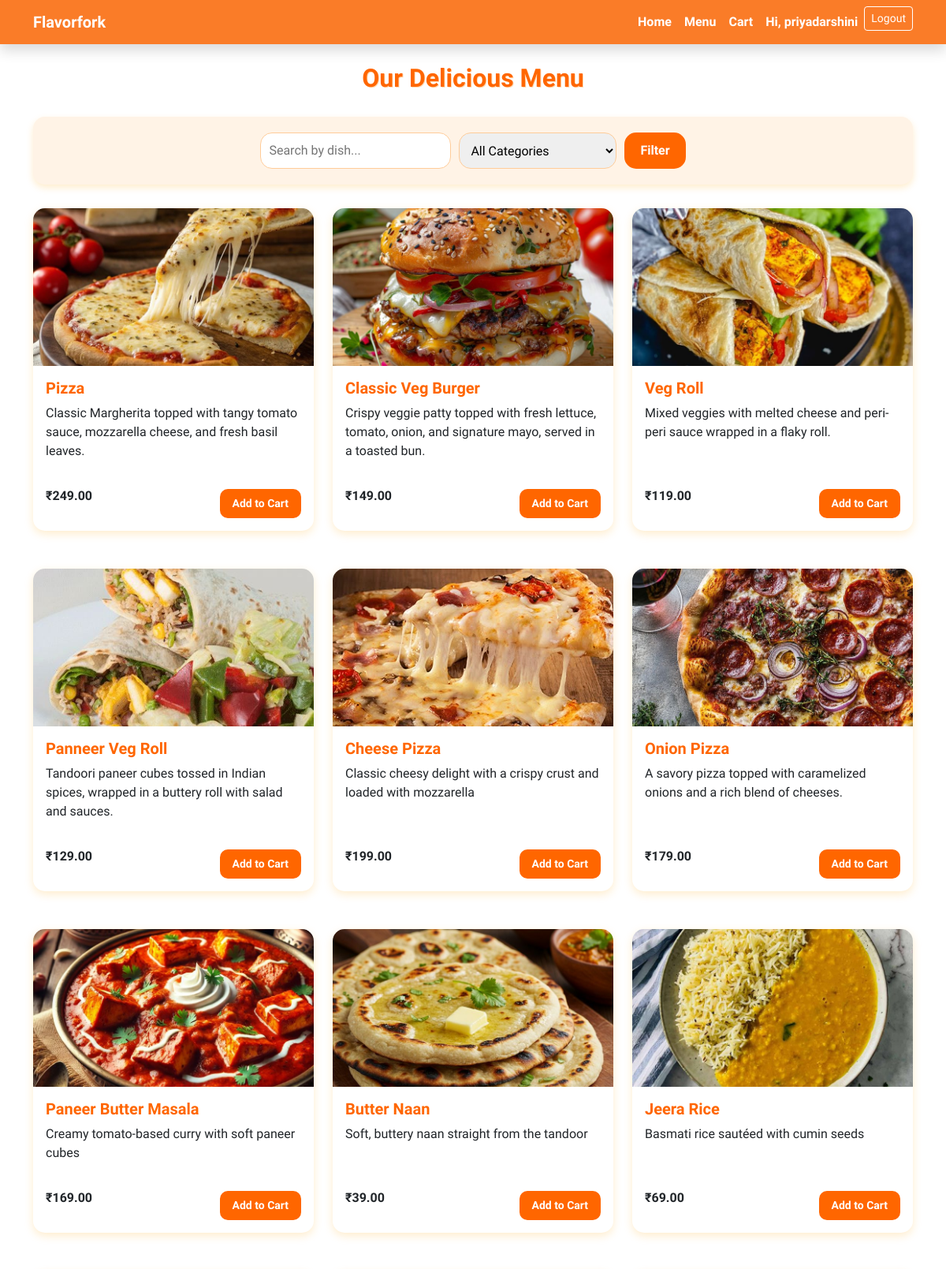
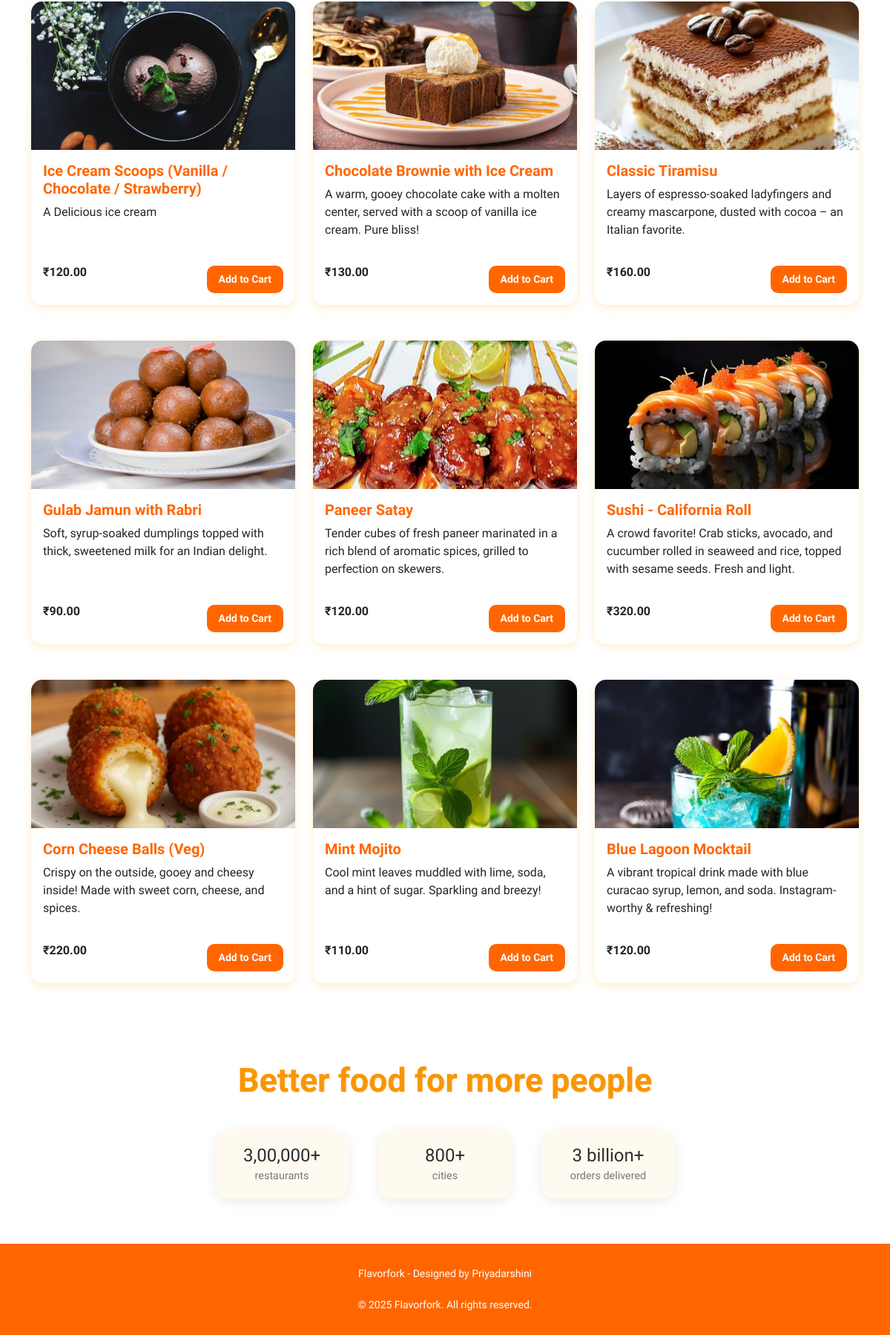
The page /menu/ (signed in) on the database its author committed (2 pictures, top to bottom).
### restaurant/models.py (models this page shows, shortened)
class MenuItem(models.Model):
    CATEGORY_CHOICES = [
        ('starter', 'Starter'),
        ('fastfood', 'Fast Food'),
        ('main', 'Main Course'),
        ('dessert', 'Dessert'),
        ('drink', 'Drink'),
    ]
    name = models.CharField(max_length=100)
    description = models.TextField(blank=True)
    price = models.DecimalField(max_digits=6, decimal_places=2)
    image = models.ImageField(upload_to='menu_images/', blank=True, null=True)
    is_available = models.BooleanField(default=True)
    category = models.CharField(max_length=20, choices=CATEGORY_CHOICES, default='main')

### restaurant/views.py (the view)
# urls.py: path('menu/', views.menu, name='menu'),
def menu(request):
    items = MenuItem.objects.filter(is_available=True)  # filter only available items
    search = request.GET.get('search')
    category = request.GET.get('category')
    if search:
        items = items.filter(name__icontains=search)
    if category:
        items = items.filter(category__iexact=category)
    return render(request, 'restaurant/menu.html', {'items': items})

### restaurant/templates/restaurant/menu.html (shortened to what this page needs)
{% extends 'restaurant/base.html' %}
{% block content %}
<h2>Our Delicious Menu</h2>
<form method="get" class="filter-bar">
  <input type="text" name="search" placeholder="Search by dish..." value="{{ request.GET.search }}">
  <select name="category">
    <option value="">All Categories</option>
  </select>
  <button type="submit">Filter</button>
</form>
<div class="row row-cols-1 row-cols-sm-2 row-cols-md-3 g-4">
    {% for item in items %}
    <div class="col mb-4">
        <div class="card h-100">
            {% if item.image %}
            <img src="{{ item.image.url }}" class="card-img-top" alt="{{ item.name }}">
            {% endif %}
            <div class="card-body d-flex flex-column justify-content-between">
                <div>
                    <h5 class="card-title">{{ item.name }}</h5>
                    <p class="card-text">{{ item.description }}</p>
                </div>
                <div class="d-flex justify-content-between align-items-center mt-3">
                    <span><strong>₹{{ item.price }}</strong></span>
                    <a href="{% url 'add_to_cart' item.id %}" class="btn btn-orange btn-sm">Add to Cart</a>
                </div>
            </div>
        </div>
    </div>
    {% empty %}
    <p class="text-center">No items match your search/filter.</p>
    {% endfor %}
</div>
{% endblock %}

### restaurant/templates/restaurant/base.html (shortened to what this page needs)
<!DOCTYPE html>
<html lang="en">
<head>
    <link href="https://cdn.jsdelivr.net/npm/bootstrap@5.3.0/dist/css/bootstrap.min.css" rel="stylesheet">
    <link rel="stylesheet" href="https://cdnjs.cloudflare.com/ajax/libs/animate.css/4.1.1/animate.min.css"/>
</head>
<body>
    <nav class="navbar navbar-expand-lg shadow">
        <div class="container">
            <a class="navbar-brand" href="{% url 'home' %}">Flavorfork</a>
            <div class="collapse navbar-collapse justify-content-end" id="navbarNav">
                <ul class="navbar-nav">
                    <li class="nav-item"><a class="nav-link" href="{% url 'home' %}">Home</a></li>
                    <li class="nav-item"><a class="nav-link" href="{% url 'menu' %}">Menu</a></li>
                    <li class="nav-item"><a class="nav-link" href="{% url 'view_cart' %}">Cart</a></li>
                    {% if user.is_authenticated %}
                        <li class="nav-item"><a class="nav-link">Hi, {{ user.username }}</a></li>
                        <li class="nav-item"><a class="btn btn-outline-light btn-sm" href="{% url 'logout' %}">Logout</a></li>
                    {% else %}
                        <li class="nav-item"><a class="btn btn-outline-light btn-sm me-2" href="{% url 'login' %}">Login</a></li>
                        <li class="nav-item"><a class="btn btn-outline-light btn-sm" href="{% url 'register' %}">Register</a></li>
                    {% endif %}
                </ul>
            </div>
        </div>
    </nav>
    <div class="container mt-4">
        <div class="fade-in-left">
            {% block content %}{% endblock %}
        </div>
    </div>
    <section class="food-highlight">
    <h2>Better food for more people</h2>
    <div class="stats">
        <div class="stat-item">
            <h4>3,00,000+</h4>
            <small>restaurants</small>
        </div>
        <div class="stat-item">
            <h4>800+</h4>
            <small>cities</small>
        </div>
        <div class="stat-item">
            <h4>3 billion+</h4>
            <small>orders delivered</small>
        </div>
    </div>
</section>
<div class="footer">
    Flavorfork - Designed by Priyadarshini<br>
    <br>
    © 2025 Flavorfork. All rights reserved.
</div>
</body>
</html>

### restaurant/templates/restaurant/base.html (style rules this page uses)
body { background: (to bottom right, #ad6601, #ff6600); font-family: 'Julius Sans One', sans-serif; }
.navbar { background-color: #fa7c28; justify-content: center; align-items: center; }
.navbar .nav-link, .navbar .navbar-brand { color: white !important; font-weight: bold; justify-content: center; align-items: center; }
.navbar .btn-outline-light { border-color: white; color: white; }
.btn-orange { background-color: #ff6600; color: white; font-weight: bold; border: none; }
.fade-in-left { animation: fadeInLeft 1s ease-out; }
.btn-orange { background-color: #ff6600; color: white; border: none; padding: 12px 30px; font-weight: bold; border-radius: 30px; margin-top: 20px; transition: 0.3s ease; }
.footer { background-color: #ff6600; color: white; padding: 30px 20px; text-align: center; font-size: 14px; }
.food-highlight { background: #fff; text-align: center; padding: 80px 20px 60px; position: relative; overflow: hidden; }
.food-highlight h2 { font-size: 2.8rem; font-weight: 700; color: #f99600; }
.food-highlight .stats { display: flex; justify-content: center; gap: 40px; flex-wrap: wrap; margin-top: 40px; }
.food-highlight .stat-item { background: #fffaf0; border-radius: 20px; padding: 20px 30px; box-shadow: 0 4px 16px rgba(0, 0, 0, 0.08); text-align: center; min-width: 180px; }
.food-highlight .stat-item h4 { font-size: 1.5rem; color: #2d2d2d; margin: 0; }
.food-highlight .stat-item small { font-size: 0.9rem; color: #777; }

### restaurant/templates/restaurant/menu.html (style rules this page uses)
body { background: (to bottom right, #ad6601, #ff6600); font-family: 'Julius Sans One', sans-serif; }
h2 { text-align: center; margin-bottom: 30px; color: #ff6600; font-weight: bold; text-shadow: 1px 1px #ffd9b3; }
.filter-bar { display: flex; flex-wrap: wrap; justify-content: center; background: #fff3e6; padding: 15px; border-radius: 15px; box-shadow: 0 4px 10px rgba(255, 165, 0, 0.2); margin-bottom: 30px; }
.filter-bar select, .filter-bar input[type="text"] { padding: 10px; border: 1px solid #ffcc99; border-radius: 15px; margin: 5px; font-size: 16px; min-width: 200px; }
.filter-bar button { background-color: #ff6600; color: white; border: none; padding: 10px 20px; font-weight: bold; border-radius: 15px; cursor: pointer; margin: 5px; }
.card { border: none; border-radius: 15px; background-color: #fff; box-shadow: 0 4px 12px rgba(255, 165, 0, 0.2); transition: transform 0.3s ease; height: 100%; }
.card-img-top { height: 200px; object-fit: cover; border-top-left-radius: 15px; border-top-right-radius: 15px; }
.card-title { color: #ff6600; font-weight: bold; }
.btn-orange { background-color: #ff6600; color: white; border: none; padding: 8px 16px; font-weight: bold; border-radius: 10px; }

### rows shown on the page
MenuItem: image (picture), name "Pizza", description "Classic Margherita topped with tangy tomato sauce, mozzarella cheese, and fresh basil leaves.", price "249.00"
MenuItem: image (picture), name "Classic Veg Burger", description "Crispy veggie patty topped with fresh lettuce, tomato, onion, and signature mayo, served in a toasted bun.", price "149.00"
MenuItem: image (picture), name "Veg Roll", description "Mixed veggies with melted cheese and peri-peri sauce wrapped in a flaky roll.", price "119.00"
MenuItem: image (picture), name "Panneer Veg Roll", description "Tandoori paneer cubes tossed in Indian spices, wrapped in a buttery roll with salad and sauces.", price "129.00"
MenuItem: image (picture), name "Cheese Pizza", description "Classic cheesy delight with a crispy crust and loaded with mozzarella", price "199.00"
MenuItem: image (picture), name "Onion Pizza", description "A savory pizza topped with caramelized onions and a rich blend of cheeses.", price "179.00"
MenuItem: image (picture), name "Paneer Butter Masala", description "Creamy tomato-based curry with soft paneer cubes", price "169.00"
MenuItem: image (picture), name "Butter Naan", description "Soft, buttery naan straight from the tandoor", price "39.00"
MenuItem: image (picture), name "Jeera Rice", description "Basmati rice sautéed with cumin seeds", price "69.00"
MenuItem: image (picture), name "Ice Cream Scoops (Vanilla / Chocolate / Strawberry)", description "A Delicious ice cream", price "120.00"
MenuItem: image (picture), name "Chocolate Brownie with Ice Cream", description "A warm, gooey chocolate cake with a molten center, served with a scoop of vanilla ice cream. Pure bliss!", price "130.00"
MenuItem: image (picture), name "Classic Tiramisu", description "Layers of espresso-soaked ladyfingers and creamy mascarpone, dusted with cocoa – an Italian favorite.", price "160.00"
MenuItem: image (picture), name "Gulab Jamun with Rabri", description "Soft, syrup-soaked dumplings topped with thick, sweetened milk for an Indian delight.", price "90.00"
MenuItem: image (picture), name "Paneer Satay", description "Tender cubes of fresh paneer marinated in a rich blend of aromatic spices, grilled to perfection on skewers.", price "120.00"
MenuItem: image (picture), name "Sushi - California Roll", description "A crowd favorite! Crab sticks, avocado, and cucumber rolled in seaweed and rice, topped with sesame seeds. Fresh and light.", price "320.00"
MenuItem: image (picture), name "Corn Cheese Balls (Veg)", description "Crispy on the outside, gooey and cheesy inside! Made with sweet corn, cheese, and spices.", price "220.00"
MenuItem: image (picture), name "Mint Mojito", description "Cool mint leaves muddled with lime, soda, and a hint of sugar. Sparkling and breezy!", price "110.00"
MenuItem: image (picture), name "Blue Lagoon Mocktail", description "A vibrant tropical drink made with blue curacao syrup, lemon, and soda. Instagram-worthy & refreshing!", price "120.00"

### other values the page prints
{{ user.username }} "priyadarshini"
